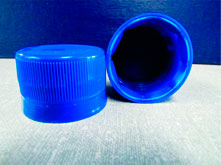
#> input picture visao-computacional/images/tampa_azul.jpg, 221 x 165 px
$ python 09-extracao-de-caracteristicas-1.py   (older library calls are emulated)
#> lines starting #> are read from the running program, lines starting #| are printed output that depends on the picture; after the words box and inside, x2 and y2 are one past the last pixel; in counts of white or black regions, pixels touching at a corner belong together; long printed decimals are rounded
import cv2 as cv
import numpy as np

'''
Objetivo: Obter informações que tornam possível classificar ou identificar um objeto

Categorias:
- Aspectos
- Dimensionais
- Inerciais
- Topológicas
'''

# 1) Aspectos: Define informações sobre a sua cor. Valores estatísticos das cores da imagem: Média e desvio padrão.

image_color = cv.imread('images/tampa_azul.jpg', 1) # Ler em imagem em colorido
#> image_color is the input picture: shape (165, 221, 3); mean B, G, R 186.7, 115.4, 84.1
image_grey = cv.imread('images/tampa_azul.jpg', 0) # Ler imagem em escala de cinza
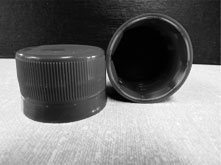
#> image_grey: shape (165, 221); min 0, max 255, mean 113.9

'''
A função mean retorna a média de todos os canais RGB começando pelo azul, depois o verde e por último o vermelho. O quarto parâmetro é o valor do alpha da imagem. Pode-se dizer que seria a transparencia da imagem.

A função meanStdDev calcula a média e o desvio padrão da imagem de forma independente para cada canal e os retorna através dos parâmetros de saída.

Assim, os valores mean e stdev são valores escalares para as imagens coloridas que dividem a imagem em canais e calculam e aplicam um limite para cada canal de forma independente.

Para essa programação é usada também a função flatten. Essa função retorna uma cópia da matriz em uma dimensão 1D.
'''

valorMedio = cv.mean(image_color)
#> valorMedio = (186.7, 115.4, 84.14, 0)
valorMedioGrey = cv.mean(image_grey)
#> valorMedioGrey = (113.9, 0, 0, 0)

(meanColor, stdColor) = cv.meanStdDev(image_color)
#> meanColor = [186.7, 115.4, 84.14]; stdColor = [66.53, 92.7, 100.5]
(meanGrey, stdGrey) = cv.meanStdDev(image_grey)
#> meanGrey = [113.9]; stdGrey = [87.96]

RGB = np.concatenate([meanColor, stdColor]).flatten()
#> RGB = [186.7, 115.4, 84.14, 66.53, 92.7, 100.5]
Grey = np.concatenate([meanGrey, stdGrey]).flatten()
#> Grey = [113.9, 87.96]

print('Valores da média e desvio padrão RGB')
print(valorMedio)
#| (186.723, 115.395, 84.144, 0.0)
print(RGB)
#| [186.723 115.395  84.144  66.534  92.698
#|  100.512]

print('Valores da média e desvio padrão em tons de cinza')
print(valorMedioGrey)
#| (113.938, 0.0, 0.0, 0.0)
print(Grey)
#| [113.938  87.964]


# 2) Dimensionais: Refere-se ao tamanho do objeto: Área, Perímetro e Diâmetro.

image = cv.imread('images/triangle.JPG', 0)
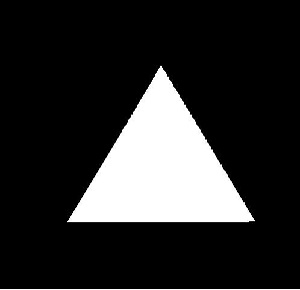
#> input picture visao-computacional/images/triangle.JPG, 300 x 290 px
#> image is the input picture: shape (290, 300); min 0, max 255, mean 44.1

# Binarizar a imagem

_, imgBin = cv.threshold(image, 0, 255, cv.THRESH_BINARY_INV)
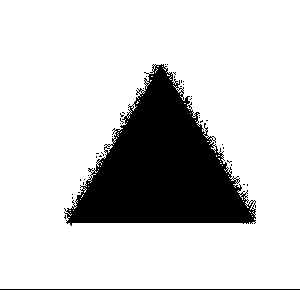
#> imgBin: shape (290, 300); 81% white; 41 black regions (39 under 20 px)

'''
A área de um objeto de interesse é definida pelo total de pixeis que o representa. E através da função cotourArea é possível obte-la.

Para o uso dessa função é preciso primeiro usar outra função, a findContours. Essa função extrai de uma imagem binária os pontos que representam os contornos dos objetos segmentados.
'''

modo = cv.RETR_TREE
metodo = cv.CHAIN_APPROX_SIMPLE

_, contorno, hierarquia = cv.findContours(imgBin, modo, metodo)
#> contorno = 270 contours, 268 with area under 20; largest, box (x1, y1, x2, y2) and area: (0, 0, 300, 289) 86112, (64, 63, 257, 227) 16376

if len(contorno) > 0:
    obj = contorno[0]
#> obj = [[0, 0], [0, 288], [299, 288], [299, 0]]
    area = cv.contourArea(obj)
#> area = 86112
    print(area)
#| 86112.0

    perimetro = cv.arcLength(obj, True)
#> perimetro = 1174
    print(perimetro)
#| 1174.0
else:
    print('Sem contorno encontrado')
